Frame 1 (no input): blank canvas, image omitted
Frame 60 (the mouse pressed at the canvas centre just before this capture): blank canvas, image omitted
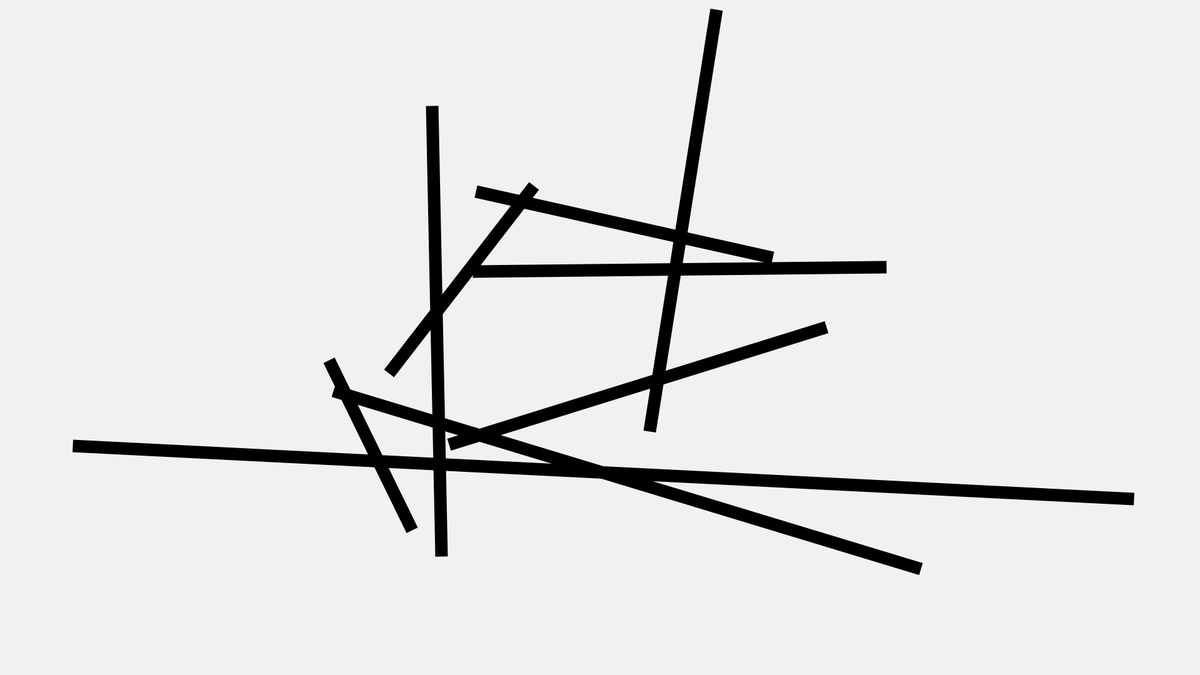
Frame 120 (the mouse held since frame 60 and released just before this capture)

The Processing sketch whose frames 1 and 60 were blank and that drew this single picture after the mouse press (run headless with seeded random() and noise(); from frame 60 on, the mouse is pressed at the canvas centre):

// Processing sketch: random_lines
// ── random_lines.pde
color fg=0;
color bg=#f1f1f1;

void setup() {
  size(1920, 1080);
}

void draw() {
  background(bg);
  noStroke();
  noFill();
  stroke(fg);
  strokeCap(RECT);
  strokeWeight(20);
  rectMode(CENTER);

  for (int i = 0; i < mouseX/100; i++) {
    //push();
    line(random(width), random(height), random(width), random(height));
    //pop();
  }
  //fill(fg);
  //push();
  //translate(mouseX, mouseY);
  //triangle(0, 0, 40, 40, 0, 60);
  //pop();
}
